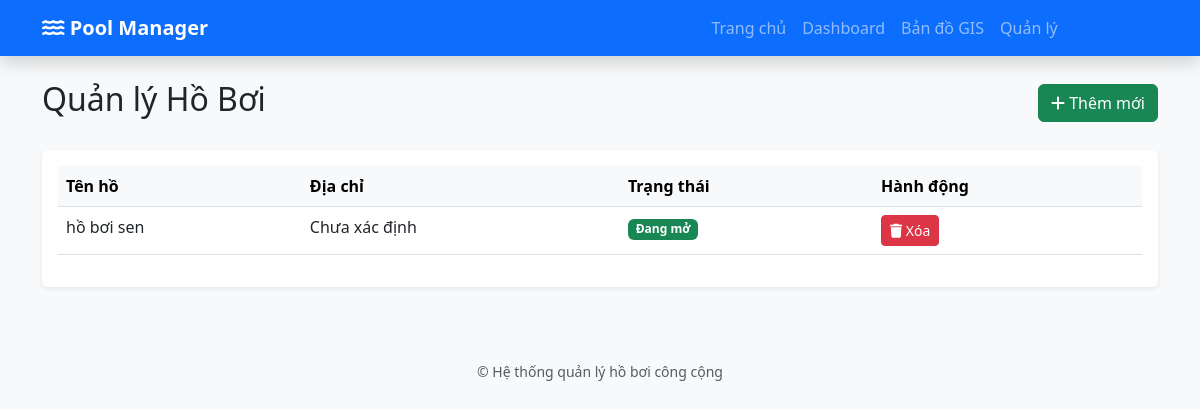
The app's page /quan-ly/ with its own data.
### quan_ly_ho_boi/models.py (models this page shows, shortened)
class HoBoi(models.Model):
    TRANG_THAI_CHOICES = [
        ('MO', 'Đang mở'),
        ('BAO_TRI', 'Bảo trì'),
        ('DONG', 'Đóng cửa'),
    ]
    ten_ho = models.CharField(max_length=200, verbose_name="Tên hồ bơi")
    dia_chi = models.TextField(verbose_name="Địa chỉ")
    do_sau = models.FloatField(help_text="Độ sâu tính bằng mét", verbose_name="Độ sâu (m)")
    suc_chua = models.IntegerField(verbose_name="Sức chứa tối đa")
    vi_do = models.FloatField(verbose_name="Vĩ độ")
    kinh_do = models.FloatField(verbose_name="Kinh độ")
    gia_ve_nguoi_lon = models.DecimalField(max_digits=10, decimal_places=0, default=Decimal('50000'), verbose_name="Giá vé người lớn")
    gia_ve_tre_em = models.DecimalField(max_digits=10, decimal_places=0, default=Decimal('30000'), verbose_name="Giá vé trẻ em")
    trang_thai = models.CharField(max_length=20, choices=TRANG_THAI_CHOICES, default='MO', verbose_name="Trạng thái")
    hinh_anh = models.ImageField(upload_to='ho_boi/', blank=True, null=True, verbose_name="Hình ảnh")
    class Meta:
        verbose_name = "Hồ bơi"
        verbose_name_plural = "Danh sách Hồ bơi"

### quan_ly_ho_boi/views.py (the view)
# urls.py: path('quan-ly/', quan_ly_danh_sach, name='quan_ly'),
def quan_ly_danh_sach(request: HttpRequest):
    danh_sach_ho = HoBoi.objects.all()
    return render(request, 'quan_ly_ho_boi/manage_list.html', {'danh_sach_ho': danh_sach_ho})

### quan_ly_ho_boi/templates/quan_ly_ho_boi/manage_list.html (shortened to what this page needs)
{% extends 'quan_ly_ho_boi/base.html' %}
{% block content %}
<div class="d-flex justify-content-between align-items-center mb-4">
    <h2>Quản lý Hồ Bơi</h2>
    <a href="/admin/quan_ly_ho_boi/hoboi/add/" class="btn btn-success"><i class="fa-solid fa-plus"></i> Thêm mới</a>
</div>
<div class="table-responsive bg-white shadow-sm p-3 rounded">
    <table class="table table-hover">
        <thead class="table-light">
            <tr>
                <th>Tên hồ</th>
                <th>Địa chỉ</th>
                <th>Trạng thái</th>
                <th>Hành động</th>
            </tr>
        </thead>
        <tbody>
            {% for ho in danh_sach_ho %}
            <tr>
                <td>{{ ho.ten_ho }}</td>
                <td>{{ ho.dia_chi }}</td>
                <td>
                    <span class="badge {% if ho.trang_thai == 'MO' %}bg-success{% else %}bg-secondary{% endif %}">
                        {{ ho.get_trang_thai_display }}
                    </span>
                </td>
                <td>
                    <form action="{% url 'xoa_ho_boi' ho.id %}" method="POST" onsubmit="return confirm('Bạn có chắc muốn xóa không?');">
                        <button type="submit" class="btn btn-danger btn-sm"><i class="fa-solid fa-trash"></i> Xóa</button>
                    </form>
                </td>
            </tr>
            {% endfor %}
        </tbody>
    </table>
</div>
{% endblock %}

### quan_ly_ho_boi/templates/quan_ly_ho_boi/base.html (style rules this page uses)
body { background-color: #f8f9fa; }

### records on screen
HoBoi: ten_ho "hồ bơi sen", dia_chi "Chưa xác định", trang_thai "Đang mở"
